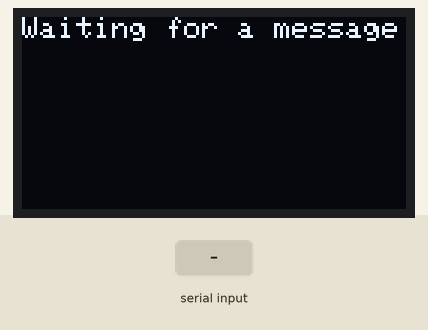
Recording of a sketch running on a simulated Arduino Uno, built with avr-gcc and run on an emulated ATmega328P. Shown: 128×64 one-colour display. The test bench sets the inputs (shaded band). What the sketch prints to the serial monitor is not drawn.

Above: at 1.2 s.
1.3 s: "1\n" received over Serial
At 2.1 s:
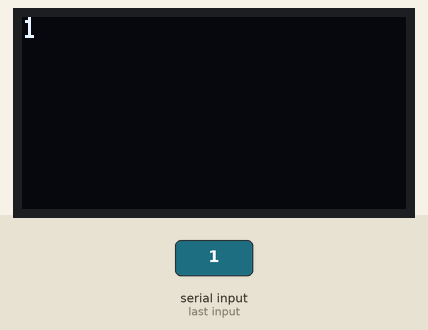
2.8 s: "0\n" received over Serial
At 3.2 s:
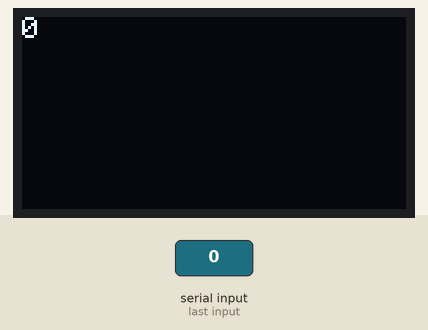
4.3 s: "2\n" received over Serial
Timing chart, 0 to 7.3 s (numbered marks = the images above; inputs shaded):
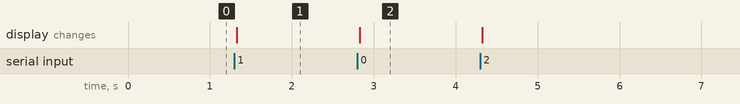

Measured:
- after the input at 1.3 s, the display: changes at once (image 1)
- after the input at 2.8 s, the display: changes at once (image 2)

The sketch:

OLED_WebMessage_SPI.ino
```cpp
// Mirrors text typed live in a web page onto an SSD1306 OLED driven by true
// hardware SPI. The web page (web/ folder) constrains typing to the same
// 21-column x 8-row grid the physical screen has and sends the whole grid
// on every keystroke, with '\r' between rows - so this sketch just needs to
// split on '\r' and print each row at its matching y position. No word-wrap
// needed here: the browser already enforces the same line breaks you'll see
// on the board.
//
// MOSI/SCK are fixed hardware SPI pins on the board. DC, RST and CS can be
// any free digital pins - just match these #defines to how you wired it.

#include <SPI.h>
#include <Adafruit_GFX.h>
#include <Adafruit_SSD1306.h>

#define SCREEN_WIDTH  128
#define SCREEN_HEIGHT 64

#define OLED_DC  9   // data/command select
#define OLED_RST 8   // reset
#define OLED_CS  10  // chip select

#define BAUD_RATE 115200 // must match the baudRate used in web/serial.js

#define CHAR_WIDTH  6                        // default font glyph + spacing, in pixels
#define CHAR_HEIGHT 8
#define ROWS (SCREEN_HEIGHT / CHAR_HEIGHT)    // must match ROWS in web/sketch.js

// &SPI = use the board's hardware SPI peripheral, clocked at 8MHz.
Adafruit_SSD1306 display(SCREEN_WIDTH, SCREEN_HEIGHT, &SPI, OLED_DC, OLED_RST, OLED_CS, 8000000UL);

void setup() {
  Serial.begin(BAUD_RATE);

  if (!display.begin(SSD1306_SWITCHCAPVCC)) {
    for (;;)
      ; // don't continue, the display didn't initialise
  }

  display.setTextColor(WHITE);
  display.setTextSize(1);
  display.setTextWrap(false); // rows already come pre-wrapped from the browser

  display.clearDisplay();
  display.setCursor(0, 0);
  display.print("Waiting for a message...");
  display.display();
}

void loop() {
  if (Serial.available()) {
    String grid = Serial.readStringUntil('\n');

    display.clearDisplay();

    int row = 0;
    int rowStart = 0;
    for (int i = 0; i <= (int)grid.length() && row < ROWS; i++) {
      if (i == (int)grid.length() || grid[i] == '\r') {
        display.setCursor(0, row * CHAR_HEIGHT);
        display.print(grid.substring(rowStart, i));
        row++;
        rowStart = i + 1;
      }
    }

    display.display();
    Serial.println("OK"); // let the web page know this update was received
  }
}
```
